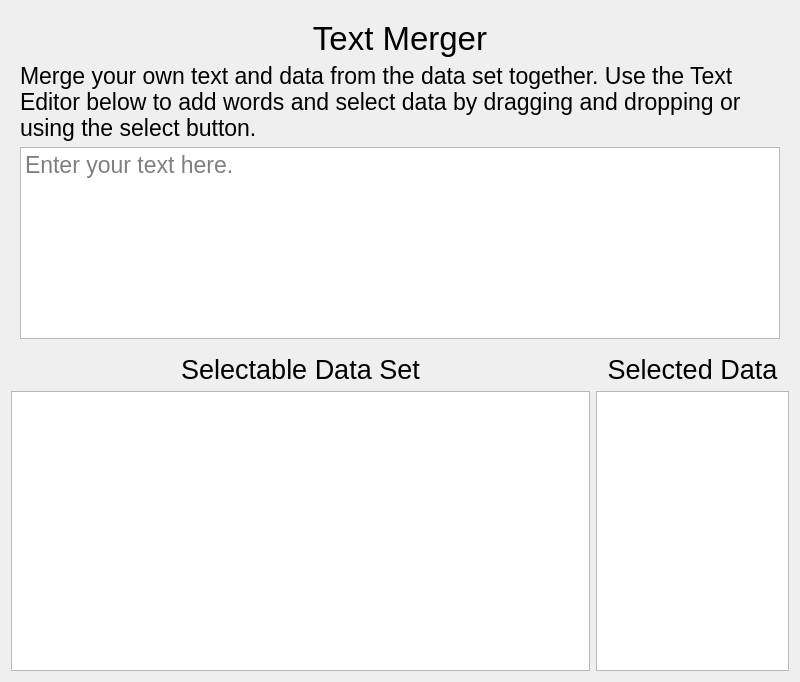
<?xml version="1.0" encoding="UTF-8"?>
<ui version="4.0">
 <class>CreateBuiltInAction</class>
 <widget class="QWidget" name="CreateBuiltInAction">
  <property name="geometry">
   <rect>
    <x>0</x>
    <y>0</y>
    <width>800</width>
    <height>682</height>
   </rect>
  </property>
  <property name="windowTitle">
   <string>CreateBuiltInAction</string>
  </property>
  <layout class="QVBoxLayout" name="verticalLayout_4">
   <item>
    <widget class="QWidget" name="widget" native="true">
     <layout class="QVBoxLayout" name="verticalLayout">
      <item>
       <widget class="QLabel" name="label_4">
        <property name="font">
         <font>
          <pointsize>25</pointsize>
         </font>
        </property>
        <property name="text">
         <string>Text Merger</string>
        </property>
        <property name="alignment">
         <set>Qt::AlignCenter</set>
        </property>
       </widget>
      </item>
      <item>
       <widget class="QLabel" name="label">
        <property name="font">
         <font>
          <pointsize>17</pointsize>
         </font>
        </property>
        <property name="text">
         <string>Merge your own text and data from the data set together. Use the Text Editor below to add words and select data by dragging and dropping or using the select button.</string>
        </property>
        <property name="wordWrap">
         <bool>true</bool>
        </property>
       </widget>
      </item>
      <item>
       <widget class="QTextEdit" name="textEdit">
        <property name="font">
         <font>
          <pointsize>17</pointsize>
         </font>
        </property>
        <property name="placeholderText">
         <string>Enter your text here.</string>
        </property>
       </widget>
      </item>
     </layout>
    </widget>
   </item>
   <item>
    <widget class="QWidget" name="widget_2" native="true">
     <layout class="QHBoxLayout" name="horizontalLayout">
      <property name="spacing">
       <number>-1</number>
      </property>
      <property name="leftMargin">
       <number>0</number>
      </property>
      <property name="topMargin">
       <number>0</number>
      </property>
      <property name="rightMargin">
       <number>0</number>
      </property>
      <property name="bottomMargin">
       <number>0</number>
      </property>
      <item>
       <widget class="QWidget" name="widget_3" native="true">
        <property name="sizePolicy">
         <sizepolicy hsizetype="Preferred" vsizetype="Preferred">
          <horstretch>3</horstretch>
          <verstretch>0</verstretch>
         </sizepolicy>
        </property>
        <layout class="QVBoxLayout" name="verticalLayout_3">
         <property name="spacing">
          <number>-1</number>
         </property>
         <property name="leftMargin">
          <number>0</number>
         </property>
         <property name="topMargin">
          <number>0</number>
         </property>
         <property name="rightMargin">
          <number>0</number>
         </property>
         <property name="bottomMargin">
          <number>0</number>
         </property>
         <item>
          <widget class="QLabel" name="label_2">
           <property name="font">
            <font>
             <pointsize>20</pointsize>
            </font>
           </property>
           <property name="text">
            <string>Selectable Data Set</string>
           </property>
           <property name="alignment">
            <set>Qt::AlignCenter</set>
           </property>
          </widget>
         </item>
         <item>
          <widget class="QGraphicsView" name="graphicsView"/>
         </item>
        </layout>
       </widget>
      </item>
      <item>
       <widget class="QWidget" name="input_table_box" native="true">
        <property name="sizePolicy">
         <sizepolicy hsizetype="Preferred" vsizetype="Preferred">
          <horstretch>1</horstretch>
          <verstretch>0</verstretch>
         </sizepolicy>
        </property>
        <layout class="QVBoxLayout" name="verticalLayout_2">
         <property name="leftMargin">
          <number>0</number>
         </property>
         <property name="topMargin">
          <number>0</number>
         </property>
         <property name="rightMargin">
          <number>0</number>
         </property>
         <property name="bottomMargin">
          <number>0</number>
         </property>
         <item>
          <widget class="QLabel" name="label_3">
           <property name="font">
            <font>
             <pointsize>20</pointsize>
             <bold>false</bold>
            </font>
           </property>
           <property name="text">
            <string>Selected Data</string>
           </property>
           <property name="alignment">
            <set>Qt::AlignCenter</set>
           </property>
          </widget>
         </item>
         <item>
          <widget class="QTableView" name="tableView"/>
         </item>
        </layout>
       </widget>
      </item>
     </layout>
    </widget>
   </item>
  </layout>
 </widget>
 <resources/>
 <connections/>
</ui>
